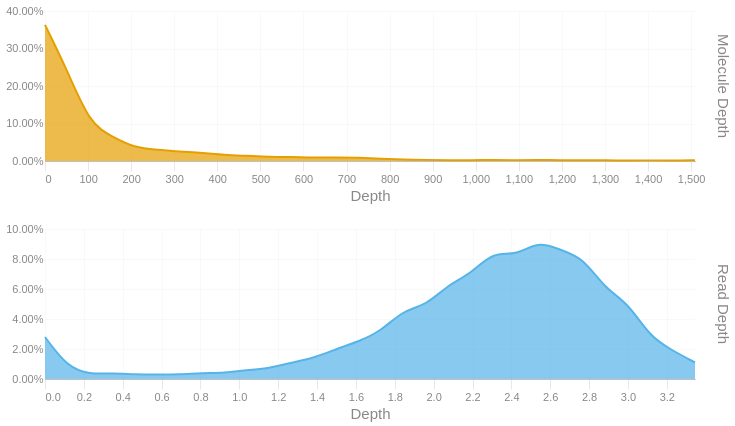

The cell this chart's notebook holds for it:
### Code cell
readdep = depth_hist(tb['Read Depth'], q99, 3)
readdep = readdep.with_columns(pl.lit('Read Depth').alias('Metric'))
if not SKIPLR:
    moldep = depth_hist(tb['Molecule Depth'], mol_q99, 1)
    moldep = moldep.with_columns(pl.lit('Molecule Depth').alias('Metric'))
    _hist = pl.concat([readdep, moldep])
    _hist = _hist.filter(pl.col('Proportion') != 0)
    with SafeRender(_hist):
        (
            alt.Chart(_hist)        
            .mark_area(interpolate = "basis")
            .encode(
                x=alt.X('Bin:Q').scale(domainMin=0).axis(alt.Axis(title='Depth')),
                y = alt.Y('Proportion:Q', title = None).axis(format = '.2%'),
                color = alt.Color('Metric:N').legend(None),
                row = alt.Row("Metric:N").header(title = None, labelOrient = 'right'),
                tooltip = [
                    alt.Tooltip("Metric:N", title = "Metric"),
                    alt.Tooltip('Interval:N', title = "Depth Interval"),
                    alt.Tooltip('Proportion:Q', title = "% Alignments").format('.2%')
                ]
            )
            .resolve_scale(x='independent', y='independent')
            .properties(
                height = 150, width = 650,
                usermeta={'embedOptions': {'downloadFileName': f'{samplename}.depth.hist'}}
            )
        ).display()
else:
    readdep = readdep.filter(pl.col('Proportion') != 0)
    with SafeRender(readdep):
        (
            alt.Chart(readdep)        
            .mark_area(interpolate = "basis")
            .encode(
                x=alt.X('Bin:Q').scale(domainMin=0).axis(alt.Axis(title='Depth')),
                y = alt.Y('Proportion:Q', title = None).axis(format = '.2%'),
                tooltip = [
                    alt.Tooltip('Interval:N', title = "Depth Interval"),
                    alt.Tooltip('Proportion:Q', title = "% Alignments").format('.2%')
                ]
            )
            .properties(
                usermeta={'embedOptions': {'downloadFileName': f'{samplename}.depth.hist'}}
            )
        ).display()

### Figure 1 — Vega-Lite specification as saved in the notebook (floating-point values rounded to 4 significant figures)
{"width": 650, "height": 150, "config": {"title": {"anchor": "start", "dy": -15, "fontSize": 18, "color": "#888888", "subtitleColor": "#888888", "subtitleFontSize": 14}, "arc": {"fill": "#0072B2"}, "axis": {"domainColor": "#888888", "domainWidth": 0.5, "gridWidth": 0.2, "grid": false, "titleFontWeight": 400, "titleFontSize": 15, "labelFontSize": 11, "labelColor": "#888888", "tickColor": "#888888", "tickWidth": 0.2, "titleColor": "#888888"}, "axisBand": {"grid": false}, "axisX": {"grid": true, "tickSize": 10, "domainCap": "round"}, "axisY": {"domain": false, "grid": true, "tickSize": 0, "domainCap": "round"}, "background": "transparent", "header": {"labelFontSize": 15, "labelColor": "#888888", "titleFontSize": 15, "titleFontWeight": 600, "titleColor": "#888888"}, "legend": {"labelFont": "sans-serif", "labelFontSize": 12, "labelColor": "#888888", "symbolSize": 100, "symbolType": "circle", "titleFontSize": 12, "titlePadding": 10, "titleColor": "#888888", "title": null}, "range": {"category": ["#E69F00", "#56B4E9", "#009E73", "#F0E442", "#0072B2", "#D55E00", "#CC79A7", "#000000"], "diverging": ["#cfe8f3", "#a2d4ec", "#73bfe2", "#46abdb", "#1696d2", "#12719e"]}, "area": {"fill": "#0072B2", "fillOpacity": 0.7, "line": true, "strokeOpacity": 0.7}, "line": {"color": "#0072B2", "stroke": "#0072B2", "strokeWidth": 2}, "trail": {"color": "#0072B2", "stroke": "#0072B2", "strokeWidth": 0, "size": 1}, "point": {"filled": true, "fillOpacity": 1.0, "size": 95}, "text": {"color": "#888888", "fontSize": 11, "align": "right", "fontWeight": 400, "size": 11}, "bar": {"fill": "#0072B2", "stroke": null}, "view": {"stroke": null, "continuousWidth": 660, "continuousHeight": 400}}, "data": {"name": "data-2a3095d15de53bff8b78df8270dbbc67"}, "mark": {"type": "area", "interpolate": "basis"}, "encoding": {"color": {"field": "Metric", "legend": null, "type": "nominal"}, "row": {"field": "Metric", "header": {"title": null, "labelOrient": "right"}, "type": "nominal"}, "tooltip": [{"field": "Metric", "title": "Metric", "type": "nominal"}, {"field": "Interval", "title": "Depth Interval", "type": "nominal"}, {"field": "Proportion", "format": ".2%", "title": "% Alignments", "type": "quantitative"}], "x": {"axis": {"title": "Depth"}, "field": "Bin", "scale": {"domainMin": 0}, "type": "quantitative"}, "y": {"axis": {"format": ".2%"}, "field": "Proportion", "title": null, "type": "quantitative"}}, "resolve": {"scale": {"x": "independent", "y": "independent"}}, "usermeta": {"embedOptions": {"downloadFileName": "S6_LaHave_3605.depth.hist"}}, "$schema": "https://vega.github.io/schema/vega-lite/v6.1.0.json", "datasets": {"data-2a3095d15de53bff8b78df8270dbbc67": [{"Bin": 0.0, "Interval": "0.0-0.115", "Proportion": 0.028, "Metric": "Read Depth"}, {"Bin": 0.115, "Interval": "0.115-0.231", "Proportion": 0.008, "Metric": "Read Depth"}, {"Bin": 0.231, "Interval": "0.231-0.346", "Proportion": 0.003, "Metric": "Read Depth"}, {"Bin": 0.346, "Interval": "0.346-0.461", "Proportion": 0.004, "Metric": "Read Depth"}, {"Bin": 0.461, "Interval": "0.461-0.577", "Proportion": 0.003, "Metric": "Read Depth"}, {"Bin": 0.577, "Interval": "0.577-0.692", "Proportion": 0.003, "Metric": "Read Depth"}, {"Bin": 0.692, "Interval": "0.692-0.807", "Proportion": 0.003, "Metric": "Read Depth"}, {"Bin": 0.807, "Interval": "0.807-0.923", "Proportion": 0.004, "Metric": "Read Depth"}, {"Bin": 0.923, "Interval": "0.923-1.038", "Proportion": 0.004, "Metric": "Read Depth"}, {"Bin": 1.038, "Interval": "1.038-1.153", "Proportion": 0.006, "Metric": "Read Depth"}, {"Bin": 1.153, "Interval": "1.153-1.269", "Proportion": 0.007, "Metric": "Read Depth"}, {"Bin": 1.269, "Interval": "1.269-1.384", "Proportion": 0.011, "Metric": "Read Depth"}, {"Bin": 1.384, "Interval": "1.384-1.499", "Proportion": 0.014, "Metric": "Read Depth"}, {"Bin": 1.499, "Interval": "1.499-1.615", "Proportion": 0.02, "Metric": "Read Depth"}, {"Bin": 1.615, "Interval": "1.615-1.73", "Proportion": 0.025, "Metric": "Read Depth"}, {"Bin": 1.73, "Interval": "1.73-1.845", "Proportion": 0.032, "Metric": "Read Depth"}, {"Bin": 1.845, "Interval": "1.845-1.961", "Proportion": 0.046, "Metric": "Read Depth"}, {"Bin": 1.961, "Interval": "1.961-2.076", "Proportion": 0.049, "Metric": "Read Depth"}, {"Bin": 2.076, "Interval": "2.076-2.191", "Proportion": 0.063, "Metric": "Read Depth"}, {"Bin": 2.191, "Interval": "2.191-2.307", "Proportion": 0.07, "Metric": "Read Depth"}, {"Bin": 2.307, "Interval": "2.307-2.422", "Proportion": 0.085, "Metric": "Read Depth"}, {"Bin": 2.422, "Interval": "2.422-2.537", "Proportion": 0.082, "Metric": "Read Depth"}, {"Bin": 2.537, "Interval": "2.537-2.653", "Proportion": 0.092, "Metric": "Read Depth"}, {"Bin": 2.653, "Interval": "2.653-2.768", "Proportion": 0.086, "Metric": "Read Depth"}, {"Bin": 2.768, "Interval": "2.768-2.883", "Proportion": 0.081, "Metric": "Read Depth"}, {"Bin": 2.883, "Interval": "2.883-2.999", "Proportion": 0.06, "Metric": "Read Depth"}, {"Bin": 2.999, "Interval": "2.999-3.114", "Proportion": 0.051, "Metric": "Read Depth"}, {"Bin": 3.114, "Interval": "3.114-3.229", "Proportion": 0.028, "Metric": "Read Depth"}, {"Bin": 3.229, "Interval": "3.229-3.345", "Proportion": 0.019, "Metric": "Read Depth"}, {"Bin": 3.345, "Interval": "3.345-3.46", "Proportion": 0.011, "Metric": "Read Depth"}, {"Bin": 0.0, "Interval": "0.0-52.0", "Proportion": 0.363, "Metric": "Molecule Depth"}, {"Bin": 52.0, "Interval": "52.0-104.1", "Proportion": 0.241, "Metric": "Molecule Depth"}, {"Bin": 104.1, "Interval": "104.1-156.1", "Proportion": 0.099, "Metric": "Molecule Depth"}, {"Bin": 156.1, "Interval": "156.1-208.1", "Proportion": 0.065, "Metric": "Molecule Depth"}, {"Bin": 208.1, "Interval": "208.1-260.2", "Proportion": 0.035, "Metric": "Molecule Depth"}, {"Bin": 260.2, "Interval": "260.2-312.2", "Proportion": 0.03, "Metric": "Molecule Depth"}, {"Bin": 312.2, "Interval": "312.2-364.2", "Proportion": 0.025, "Metric": "Molecule Depth"}, {"Bin": 364.2, "Interval": "364.2-416.3", "Proportion": 0.022, "Metric": "Molecule Depth"}, {"Bin": 416.3, "Interval": "416.3-468.3", "Proportion": 0.016, "Metric": "Molecule Depth"}, {"Bin": 468.3, "Interval": "468.3-520.3", "Proportion": 0.014, "Metric": "Molecule Depth"}, {"Bin": 520.3, "Interval": "520.3-572.4", "Proportion": 0.011, "Metric": "Molecule Depth"}, {"Bin": 572.4, "Interval": "572.4-624.4", "Proportion": 0.011, "Metric": "Molecule Depth"}, {"Bin": 624.4, "Interval": "624.4-676.4", "Proportion": 0.009, "Metric": "Molecule Depth"}, {"Bin": 676.4, "Interval": "676.4-728.5", "Proportion": 0.01, "Metric": "Molecule Depth"}, {"Bin": 728.5, "Interval": "728.5-780.5", "Proportion": 0.009, "Metric": "Molecule Depth"}, {"Bin": 780.5, "Interval": "780.5-832.5", "Proportion": 0.006, "Metric": "Molecule Depth"}, {"Bin": 832.5, "Interval": "832.5-884.6", "Proportion": 0.004, "Metric": "Molecule Depth"}, {"Bin": 884.6, "Interval": "884.6-936.6", "Proportion": 0.003, "Metric": "Molecule Depth"}, {"Bin": 936.6, "Interval": "936.6-988.6", "Proportion": 0.002, "Metric": "Molecule Depth"}, {"Bin": 988.6, "Interval": "988.6-1040.7", "Proportion": 0.002, "Metric": "Molecule Depth"}, {"Bin": 1041.0, "Interval": "1040.7-1092.7", "Proportion": 0.003, "Metric": "Molecule Depth"}, {"Bin": 1093.0, "Interval": "1092.7-1144.7", "Proportion": 0.002, "Metric": "Molecule Depth"}, {"Bin": 1145.0, "Interval": "1144.7-1196.8", "Proportion": 0.003, "Metric": "Molecule Depth"}, {"Bin": 1197.0, "Interval": "1196.8-1248.8", "Proportion": 0.002, "Metric": "Molecule Depth"}, {"Bin": 1249.0, "Interval": "1248.8-1300.8", "Proportion": 0.002, "Metric": "Molecule Depth"}, {"Bin": 1301.0, "Interval": "1300.8-1352.9", "Proportion": 0.002, "Metric": "Molecule Depth"}, {"Bin": 1353.0, "Interval": "1352.9-1404.9", "Proportion": 0.001, "Metric": "Molecule Depth"}, {"Bin": 1405.0, "Interval": "1404.9-1456.9", "Proportion": 0.002, "Metric": "Molecule Depth"}, {"Bin": 1457.0, "Interval": "1456.9-1509.0", "Proportion": 0.001, "Metric": "Molecule Depth"}, {"Bin": 1509.0, "Interval": "1509.0-1561.01", "Proportion": 0.002, "Metric": "Molecule Depth"}]}}
